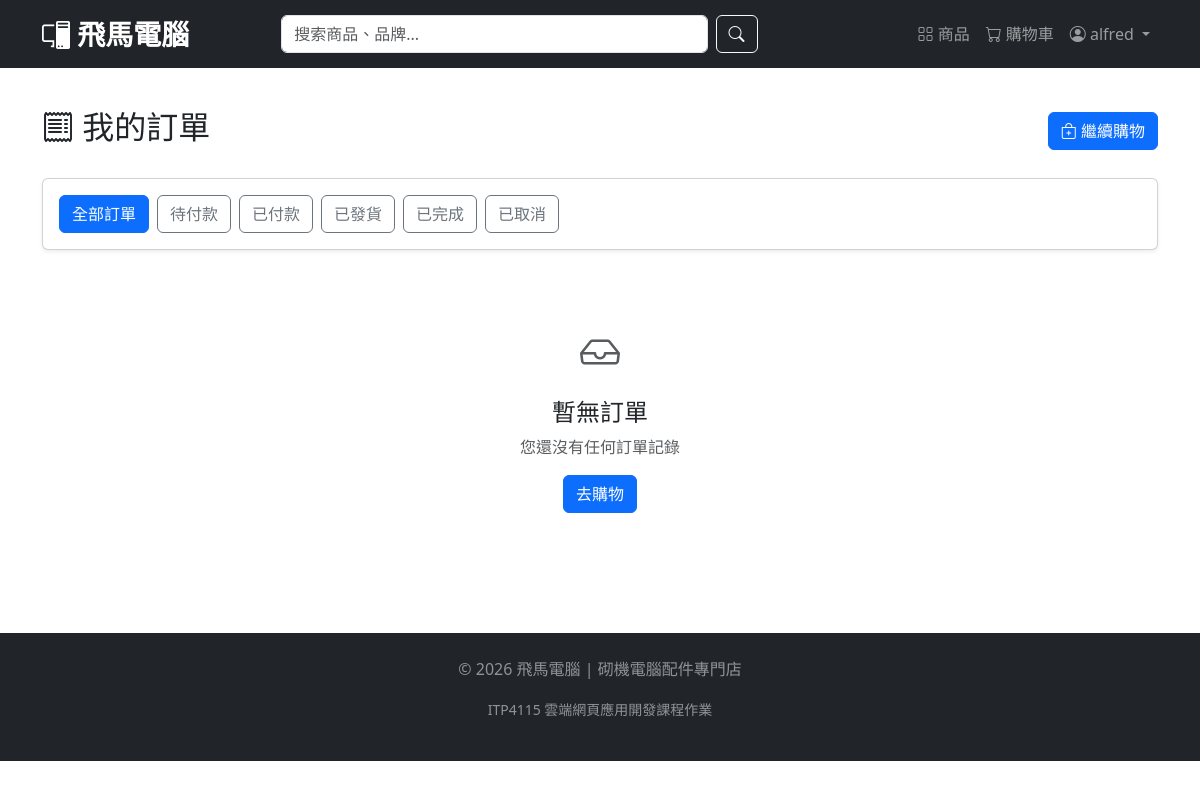
/orders (signed in), run on an earlier commit of the app's database.
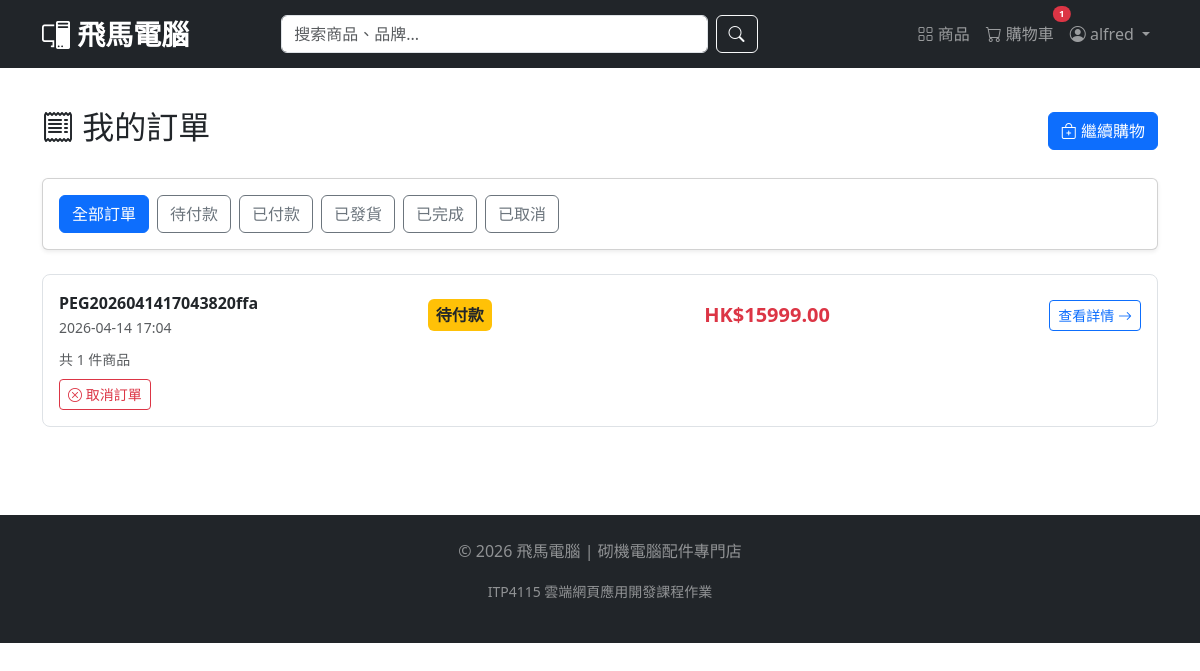
And on a later commit of the database.
### models.py (models this page shows)
class Order(db.Model):
    __tablename__ = 'orders'
    id = db.Column(db.Integer, primary_key=True)
    order_number = db.Column(db.String(50), unique=True, nullable=False)
    user_id = db.Column(db.Integer, db.ForeignKey('users.id'), nullable=False)
    status = db.Column(db.String(20), default='pending')  # pending, paid, shipped, delivered, cancelled
    total_amount = db.Column(db.Float, nullable=False)
    shipping_address = db.Column(db.String(300), nullable=False)
    shipping_phone = db.Column(db.String(20), nullable=False)
    shipping_name = db.Column(db.String(100), nullable=False)
    payment_method = db.Column(db.String(50), default='cod')
    note = db.Column(db.Text)
    created_at = db.Column(db.DateTime, default=datetime.utcnow)
    updated_at = db.Column(db.DateTime, default=datetime.utcnow, onupdate=datetime.utcnow)
    paid_at = db.Column(db.DateTime)
    shipped_at = db.Column(db.DateTime)
    delivered_at = db.Column(db.DateTime)
    items = db.relationship('OrderItem', backref='order', lazy=True, cascade='all, delete-orphan')

### app.py (the view)
@app.route('/orders')
@login_required
def orders():
    page = request.args.get('page', 1, type=int)
    status = request.args.get('status', 'all')
    query = Order.query.filter_by(user_id=current_user.id)
    if status != 'all':
        query = query.filter_by(status=status)
    pagination = query.order_by(Order.created_at.desc()).paginate(page=page, per_page=app.config['ORDERS_PER_PAGE'], error_out=False)
    orders = pagination.items
    return render_template('orders.html', orders=orders, pagination=pagination, current_status=status, cart_count=get_cart_count())

### app.py (called while the page is built)
@login_manager.user_loader
def load_user(user_id):
    return User.query.get(int(user_id))

def get_cart_count():
    if current_user.is_authenticated:
        return CartItem.query.filter_by(user_id=current_user.id).count()
    else:
        cart = session.get('cart', {})
        return sum(cart.values())

### templates/orders.html (shortened to what the changed rows need)
{% extends "base.html" %}
{% block content %}
<div class="container py-4">
    <div class="row">
        <div class="col-12">
            <div class="d-flex justify-content-between align-items-center mb-4">
                <h2><i class="bi bi-receipt"></i> 我的訂單</h2>
            </div>
            {% if orders %}
                <div class="list-group">
                    {% for order in orders %}
                    <div class="list-group-item list-group-item-action mb-3 border rounded-3 p-3">
                        <div class="row align-items-center">
                            <div class="col-md-4">
                                <div class="fw-bold">{{ order.order_number }}</div>
                                <small class="text-muted">{{ order.created_at.strftime('%Y-%m-%d %H:%M') }}</small>
                            </div>
                            <div class="col-md-3">
                                <span class="badge
                                    {% if order.status == 'pending' %}bg-warning text-dark
                                    {% elif order.status == 'paid' %}bg-primary
                                    {% elif order.status == 'shipped' %}bg-info text-dark
                                    {% elif order.status == 'delivered' %}bg-success
                                    {% else %}bg-danger{% endif %} fs-6 p-2">
                                    {% if order.status == 'pending' %}待付款
                                    {% elif order.status == 'paid' %}已付款
                                    {% elif order.status == 'shipped' %}已發貨
                                    {% elif order.status == 'delivered' %}已完成
                                    {% else %}已取消{% endif %}
                                </span>
                            </div>
                            <div class="col-md-3">
                                <span class="fw-bold text-danger fs-5">HK${{ "%.2f"|format(order.total_amount) }}</span>
                            </div>
                            <div class="col-md-2 text-md-end">
                                <a href="{{ url_for('order_detail', order_id=order.id) }}" class="btn btn-outline-primary btn-sm">
                                    查看詳情 <i class="bi bi-arrow-right"></i>
                                </a>
                            </div>
                        </div>
                        <div class="row mt-2">
                            <div class="col-12">
                                <small class="text-muted">
                                    共 {{ order.items|length }} 件商品
                                </small>
                            </div>
                        </div>
                        {% if order.status == 'pending' %}
                        <div class="row mt-2">
                            <div class="col-12">
                                <button class="btn btn-sm btn-outline-danger" onclick="cancelOrder({{ order.id }})">
                                    <i class="bi bi-x-circle"></i> 取消訂單
                                </button>
                            </div>
                        </div>
                        {% endif %}
                    </div>
                    {% endfor %}
                </div>
            {% else %}
                <div class="text-center py-5">
                    <i class="bi bi-inbox fs-1 text-muted"></i>
                    <h4 class="mt-3">暫無訂單</h4>
                    <p class="text-muted">您還沒有任何訂單記錄</p>
                    <a href="{{ url_for('products') }}" class="btn btn-primary">去購物</a>
                </div>
            {% endif %}
        </div>
    </div>
</div>
{% endblock %}

### templates/base.html (shortened to what this page needs)
<!DOCTYPE html>
<html lang="zh-HK">
<head>
    <link href="https://cdn.jsdelivr.net/npm/bootstrap@5.3.0-alpha1/dist/css/bootstrap.min.css" rel="stylesheet">
    <link rel="stylesheet" href="https://cdn.jsdelivr.net/npm/bootstrap-icons@1.11.0/font/bootstrap-icons.css">
    <link href="{{ url_for('static', filename='css/style.css') }}" rel="stylesheet">
</head>
<body>
    <nav class="navbar navbar-expand-lg navbar-dark bg-dark sticky-top">
        <div class="container">
            <a class="navbar-brand fw-bold fs-3" href="{{ url_for('index') }}">
                <i class="bi bi-pc-display"></i> 飛馬電腦
            </a>
            <div class="collapse navbar-collapse" id="navbarMain">
                <form class="d-flex mx-auto w-50" action="{{ url_for('products') }}" method="get">
                    <input class="form-control me-2" type="search" name="search" placeholder="搜索商品、品牌..." aria-label="Search">
                    <button class="btn btn-outline-light" type="submit"><i class="bi bi-search"></i></button>
                </form>
                <ul class="navbar-nav ms-auto">
                    <li class="nav-item"><a class="nav-link" href="{{ url_for('products') }}"><i class="bi bi-grid"></i> 商品</a></li>
                    <li class="nav-item"><a class="nav-link position-relative" href="{{ url_for('cart') }}">
                        <i class="bi bi-cart"></i> 購物車
                        {% if cart_count|default(0) > 0 %}<span class="position-absolute top-0 start-100 translate-middle badge rounded-pill bg-danger">{{ cart_count|default(0) }}</span>{% endif %}
                    </a></li>
                    {% if current_user.is_authenticated %}
                        <li class="nav-item dropdown">
                            <a class="nav-link dropdown-toggle" href="#" data-bs-toggle="dropdown">
                                <i class="bi bi-person-circle"></i> {{ current_user.username }}
                            </a>
                        </li>
                    {% else %}
                        <li class="nav-item"><a class="nav-link" href="{{ url_for('login') }}"><i class="bi bi-box-arrow-in-right"></i> 登入</a></li>
                        <li class="nav-item"><a class="nav-link" href="{{ url_for('register') }}"><i class="bi bi-person-plus"></i> 註冊</a></li>
                    {% endif %}
                </ul>
            </div>
        </div>
    </nav>
    {% block content %}{% endblock %}
    <footer class="bg-dark text-white-50 mt-5 py-4">
        <div class="container text-center">
            <p>&copy; 2026 飛馬電腦 | 砌機電腦配件專門店</p>
            <p><small>ITP4115 雲端網頁應用開發課程作業</small></p>
        </div>
    </footer>
</body>
</html>

What changed in the data, as far as the page shows it:
added Order: order_number "PEG2026041417043820ffa", created_at "2026-04-14 17:04", status "待付款", total_amount "15999.00", items|length "1"
Also different on the page:
{{ cart_count|default(0) }}: (not shown) → "1"
text no longer shown: "暫無訂單 您還沒有任何訂單記錄 去購物"
